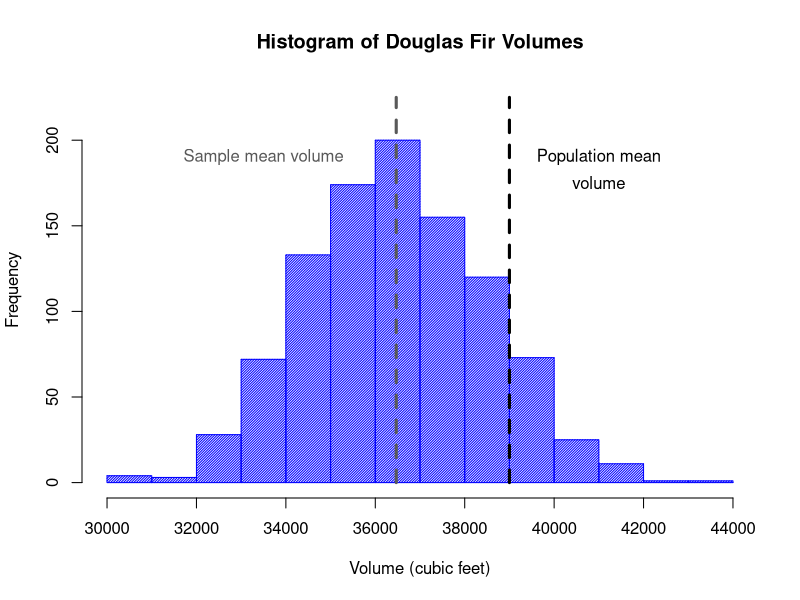

The R source for this figure: (Note: this script raises an error after producing the figure.)
###############################################################################
# One-Sample t-Test Example
###############################################################################

set.seed(0)
treeVolume <- c(rnorm(1000, mean = 36500, sd = 2000))
t.test(treeVolume)

hist(treeVolume, freq = TRUE, density = 55, col = "blue",
     breaks = 15, main = "Histogram of Douglas Fir Volumes",
     xlab = "Volume (cubic feet)", xlim = c(30000, 44000),
     ylim = c(0, 225))

segments(39000, 0, 39000, 225, lwd = 3,
         lty = 2)
text(41000, 190, "Population mean")
text(41000, 175, "volume")

segments(mean(treeVolume), 0, mean(treeVolume), 225,
         lwd = 3, lty = 2, col = "gray35")
text(33500, 190, "Sample mean volume", col = "gray35")

###############################################################################
# Paired-Samples Example
###############################################################################

set.seed(0)
site1 <- c(rnorm(1000, mean = 36500, sd = 2000))
site2 <- c(rnorm(1000, mean = 39000, sd = 1780))
t.test(site1, site2, paired=TRUE)

treeVolumes <- data.frame(Volume = c(site1, site2),
                          Site = c(rep("Site 1", 1000), rep("Site 2", 1000)))

ggplot(treeVolumes, aes(Volume, fill = Site)) +
  geom_histogram(binwidth = 1000, colour = "black") + 
  xlim(30000, 45000) +
  xlab("Volume (cubic feet)") + 
  ggtitle("Volumes of Douglas Firs from Two Sites")
  
